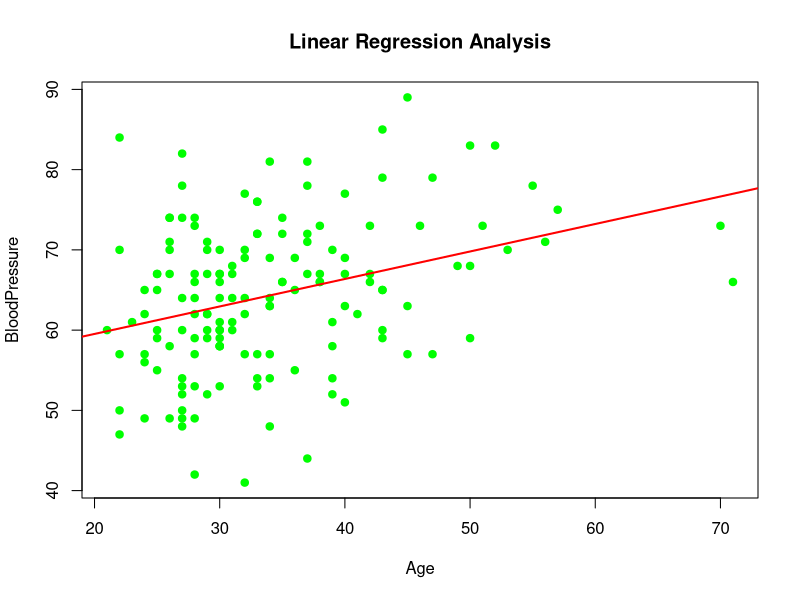

The R source for this figure:
diabetes <- read.csv("diabetes.csv")

# Linear regression: BloodPressure depends on Age
Relation <- lm(BloodPressure ~ Age, data = diabetes)

print(Relation)
print(summary(Relation))

# Plot with the regression line
plot(diabetes$Age, diabetes$BloodPressure, col = "green",
     main = "Linear Regression Analysis",
     xlab = "Age", ylab = "BloodPressure", pch = 19)
abline(Relation, col = "red", lwd = 2)

# Predict the blood pressure of a patient aged 50
new_patient <- data.frame(Age = 50)
print(predict(Relation, new_patient))
